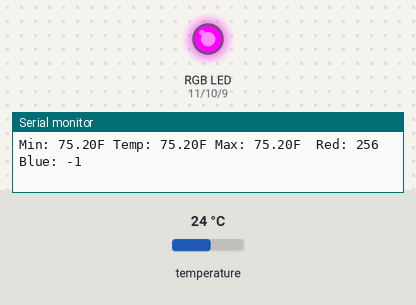
This sketch was run on a simulated Arduino Uno, built with avr-gcc and run on an emulated ATmega328P. On the bench: an RGB LED mixed from three pins (HIGH = lit), the last lines printed to the serial monitor. Wiring (inferred from the names in the program): TMP102 temperature sensor at I2C address 0x48. The inputs (shaded band) are chosen by the test bench; at power-on: temperature 24 °C.

Above: at 1.2 s.
1.3 s: temperature set to 41 °C
4.3 s: temperature set to 33 °C
At 7.1 s:
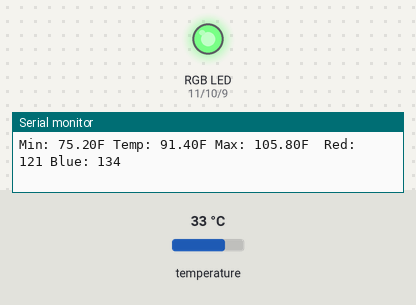
7.3 s: temperature set to 12 °C
At 13.7 s:
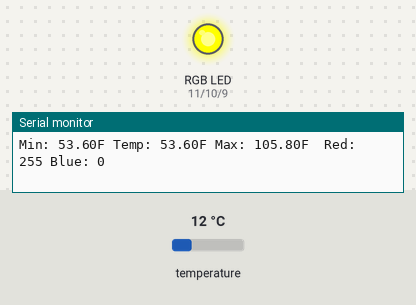
Timing chart, 0 to 14.9 s (numbered marks = the images above; inputs shaded):
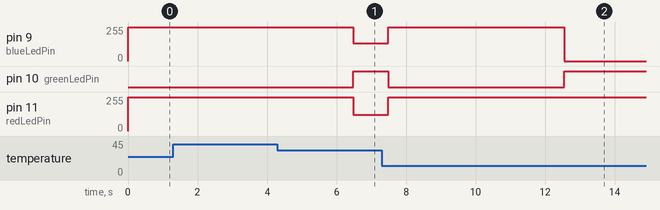

Measured:
- after the input at 4.3 s, pin 9 (blueLedPin): 255/255 → 134/255 after 2.2 s; pin 11 (redLedPin): 255/255 → 121/255 after 2.2 s
- after the input at 7.3 s, pin 9 (blueLedPin): 134/255 → 255/255 after 0.19 s, → 0/255 5.1 s later; pin 10 (greenLedPin): HIGH → LOW after 0.19 s, → HIGH 5.1 s later; pin 11 (redLedPin): 121/255 → 255/255 after 0.19 s

The sketch:

Temp_Color_Cal.ino
```cpp
#include <Wire.h>
int tmp102Address = 0x48;
int redLedPin = 11;
int greenLedPin = 10;
int blueLedPin = 9;
unsigned long timeCalStarted;
float minTempInF = 1000;
float maxTempInF = 0;

void setup(){
  Serial.begin(9600);
  Wire.begin();
  pinMode(redLedPin,OUTPUT);
  analogWrite(redLedPin, 255);
  pinMode(blueLedPin,OUTPUT);
  analogWrite(blueLedPin, 255);
  pinMode(greenLedPin,OUTPUT);
  analogWrite(greenLedPin, 255);
  timeCalStarted = millis();
}

void loop(){

  float tempInF = getTempInFFromTMP102(tmp102Address);
  if(tempInF < minTempInF)
  {
    timeCalStarted = millis();
    minTempInF = tempInF;
  }
  if(tempInF > maxTempInF)
  {
    timeCalStarted = millis();
    maxTempInF = tempInF;
  }
  Serial.print("Min: ");  Serial.print(minTempInF);  Serial.print("F");
  Serial.print(" Temp: ");  Serial.print(tempInF);  Serial.print("F");
  Serial.print(" Max: ");  Serial.print(maxTempInF);  Serial.print("F");
  int blueColor = map(int(tempInF * 100.0),int(minTempInF * 100.0),int(maxTempInF * 100.0),0,255);
  int redColor = 255 - blueColor;
  Serial.print("  Red: ");  Serial.print(redColor);  Serial.print(" Blue: ");  Serial.println(blueColor);

  blueColor = constrain(blueColor,0,255);
  redColor = constrain(redColor,0,255);

  if(millis() - timeCalStarted < 5000)
  {
    analogWrite(redLedPin, 255);
    analogWrite(greenLedPin, 0);
    analogWrite(blueLedPin, 255);
  }
  else
  {
    analogWrite(redLedPin, redColor);
    analogWrite(greenLedPin, 255);
    analogWrite(blueLedPin, blueColor);
  }


  delay(200); //just here to slow down the output. You can remove this
}

float getTempInFFromTMP102(int address){
  Wire.requestFrom(address,2);

  byte MSB = Wire.read();
  byte LSB = Wire.read();

  // Serial.print("MSB: ");Serial.print(MSB);Serial.print(" LSB: ");Serial.println(LSB);
  //it's a 12bit int, using two's compliment for negative
  int TemperatureSum = ((MSB << 8) | LSB) >> 4;

  float celsius = TemperatureSum*0.0625;
  float fahrenheit = (1.8 * celsius) + 32;
  return fahrenheit;
}
```
